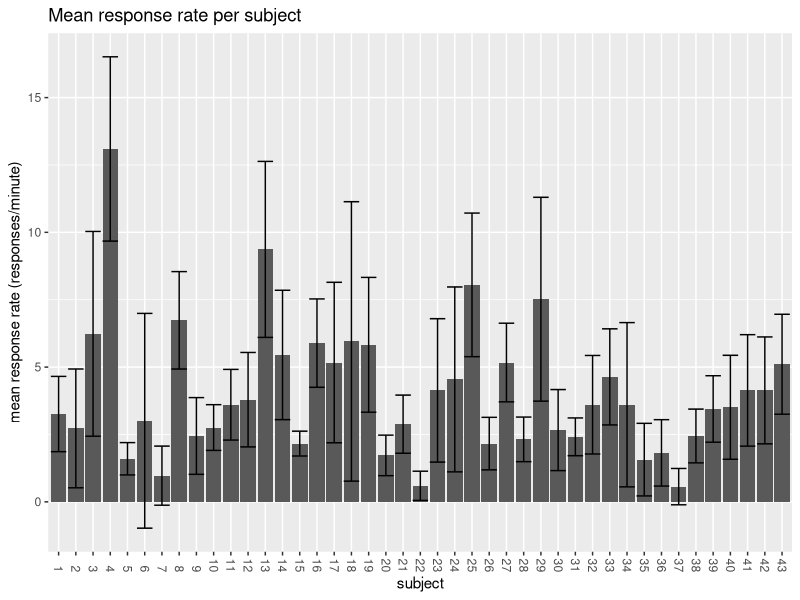
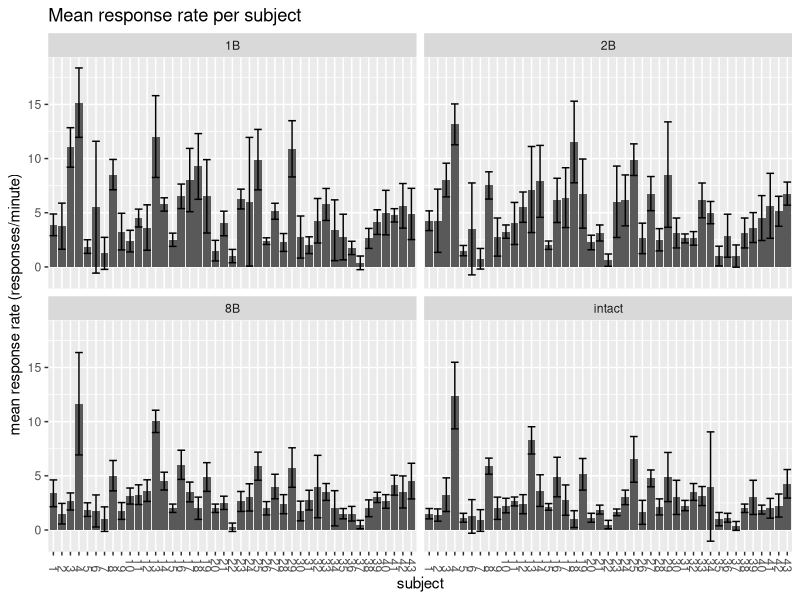
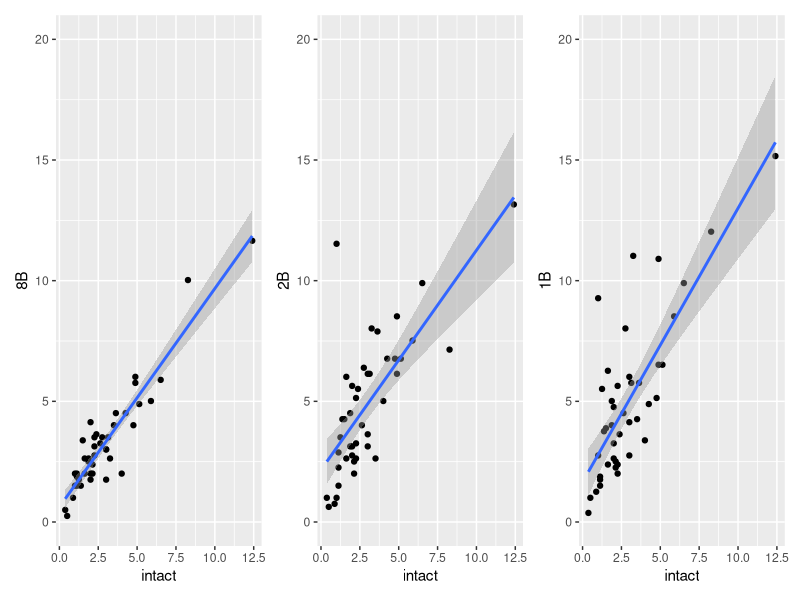
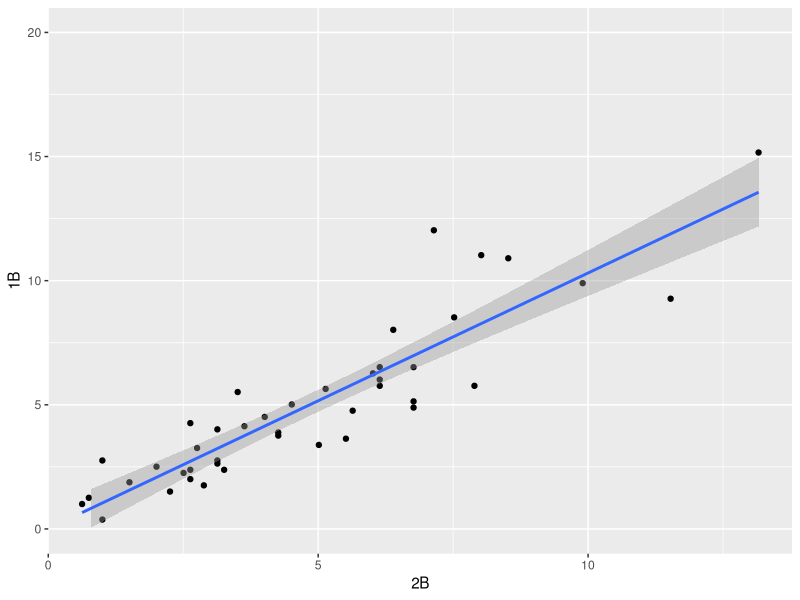
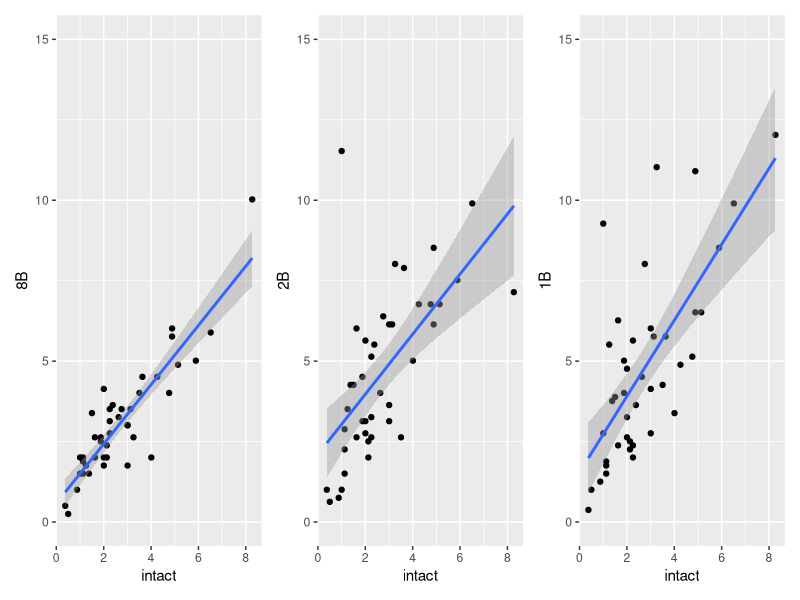
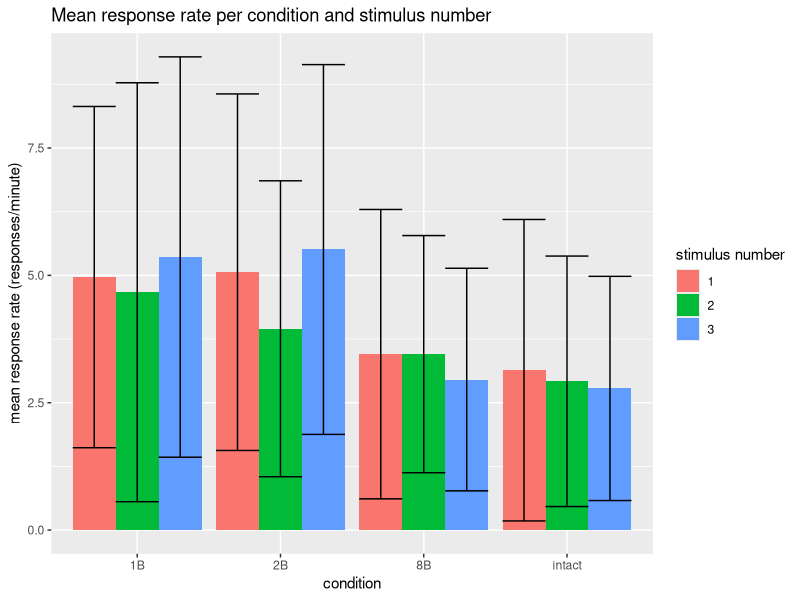
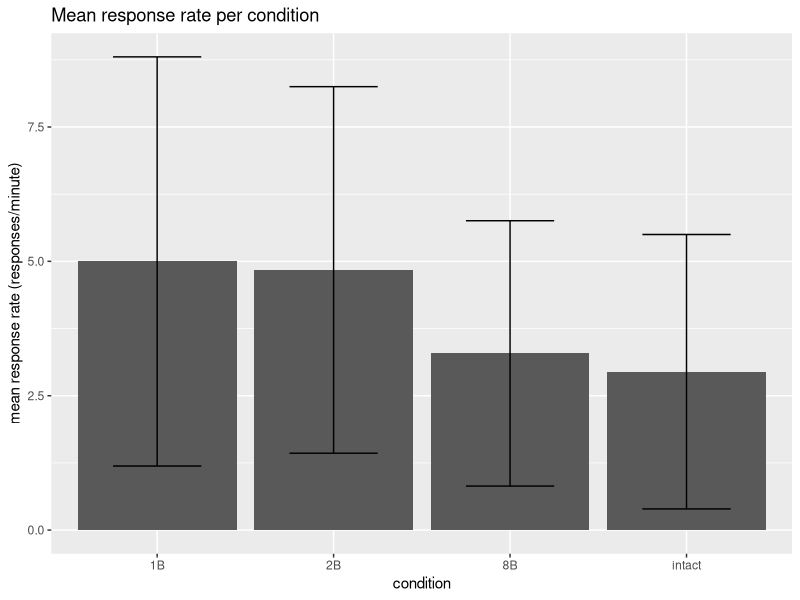
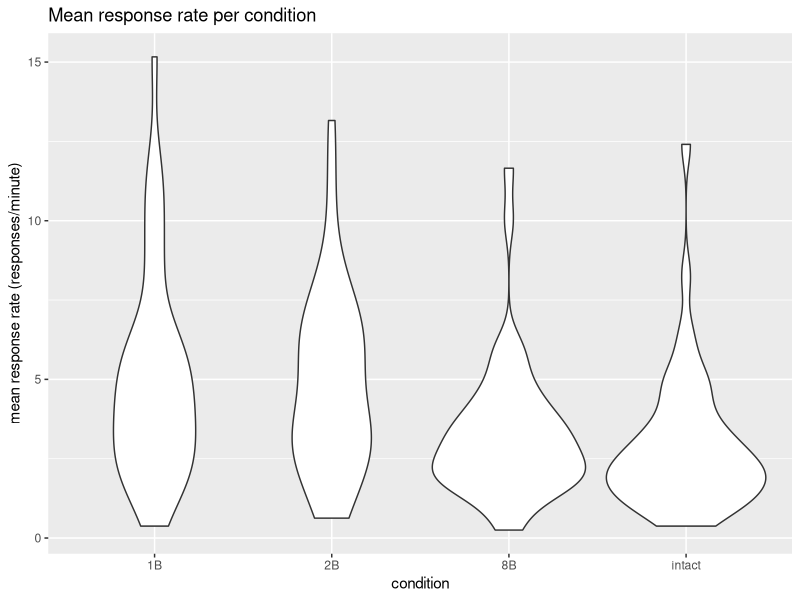

Generate these figures, in order, with R:
## ---- chunk 1
knitr::opts_chunk$set(echo = FALSE, message = FALSE)
library(tidyverse)
library(modelr)
library(magrittr)
library(patchwork)
## ---- chunk 2
data_long <- as_tibble(read_csv('data/responses_binarized_long.csv'))

# convert exp_subject_id to a factor
data_long <- mutate(data_long, exp_subject_id = as.factor(exp_subject_id))
levels(data_long$exp_subject_id) <- seq(1,43)
## ---- chunk 3
data <- data_long %>%
  group_by(exp_subject_id, scram_cond, stim_num, run) %>%
  nest(response_tbl = c(time,response)) #%>%
  #print()
## ---- chunk 4
data$response_tbl[[1]]
data$response_tbl[[1]][[2]]
## ---- chunk 5
response_rate <- data_long %>%
  group_by(exp_subject_id, scram_cond, stim_num, run) %>%
  summarize(response_count = sum(response)) %>%
  mutate(response_rate = response_count / 1.33) #%>%
  #print()
## ---- chunk 6
p_avg_rate_subj <- response_rate %>%
  group_by(exp_subject_id) %>%
  summarize(mean_rate = mean(response_rate), sd_rate = sd(response_rate)) %>%
  #print() %>%
  
  ggplot(aes(x = exp_subject_id, y = mean_rate)) +
  geom_bar(stat = 'identity') +
  geom_errorbar(aes(ymin = mean_rate - sd_rate, ymax = mean_rate + sd_rate)) +
  labs(title = "Mean response rate per subject",
       x = "subject",
       y = "mean response rate (responses/minute)") +
  theme(axis.text.x = element_text(angle = -90, vjust = 0.5, hjust = 1))
  
p_avg_rate_subj
## ---- chunk 7
p_avg_rate_subj_cond <- response_rate %>%
  group_by(exp_subject_id, scram_cond) %>%
  summarize(mean_rate = mean(response_rate), sd_rate = sd(response_rate)) %>%
  #print() %>%
  
  ggplot(aes(x = exp_subject_id, y = mean_rate)) +
  facet_wrap(vars(scram_cond), nrow=2, ncol=2) +
  geom_bar(stat = 'identity') +
  geom_errorbar(aes(ymin = mean_rate - sd_rate, ymax = mean_rate + sd_rate)) +
  labs(title = "Mean response rate per subject",
       x = "subject",
       y = "mean response rate (responses/minute)") +
  theme(axis.text.x = element_text(angle = -90, vjust = 0.5, hjust = 1))
  
p_avg_rate_subj_cond
## ---- chunk 8
response_rate_wide <- response_rate %>%
  group_by(exp_subject_id, scram_cond) %>%
  summarize(mean_rate = mean(response_rate)) %>%
  pivot_wider(names_from = scram_cond, values_from = mean_rate) #%>%
  #print()

p_8B_I <- ggplot(response_rate_wide, aes(x = intact, y = `8B`)) +
  geom_point() +
  geom_smooth(method=lm) +
  ylim(0,20)

p_2B_I <- ggplot(response_rate_wide, aes(x = intact, y = `2B`)) +
  geom_point() +
  geom_smooth(method=lm) +
  ylim(0,20)
  
p_1B_I <- ggplot(response_rate_wide, aes(x = intact, y = `1B`)) +
  geom_point() +
  geom_smooth(method=lm) +
  ylim(0,20)

p_8B_I + p_2B_I + p_1B_I
## ---- chunk 9
summary(lm(`8B` ~ intact, response_rate_wide))
summary(lm(`2B` ~ intact, response_rate_wide))
summary(lm(`1B` ~ intact, response_rate_wide))
## ---- chunk 10
p_1B_2B <- ggplot(response_rate_wide, aes(x = `2B`, y = `1B`)) +
  geom_point() +
  geom_smooth(method=lm) +
  ylim(0,20)
p_1B_2B

summary(lm(`1B` ~ `2B`, response_rate_wide))
## ---- chunk 11
response_rate_wide_no_out <- response_rate %>%
  group_by(exp_subject_id, scram_cond) %>%
  summarize(mean_rate = mean(response_rate)) %>%
  pivot_wider(names_from = scram_cond, values_from = mean_rate) %>%
  filter(intact < 10)

p_8B_I <- ggplot(response_rate_wide_no_out, aes(x = intact, y = `8B`)) +
  geom_point() +
  geom_smooth(method=lm) +
  ylim(0,15)

p_2B_I <- ggplot(response_rate_wide_no_out, aes(x = intact, y = `2B`)) +
  geom_point() +
  geom_smooth(method=lm) +
  ylim(0,15)
  
p_1B_I <- ggplot(response_rate_wide_no_out, aes(x = intact, y = `1B`)) +
  geom_point() +
  geom_smooth(method=lm) +
  ylim(0,15)

p_8B_I + p_2B_I + p_1B_I
## ---- chunk 12
summary(lm(`8B` ~ intact, response_rate_wide_no_out))
summary(lm(`2B` ~ intact, response_rate_wide_no_out))
summary(lm(`1B` ~ intact, response_rate_wide_no_out))
## ---- chunk 13
p_avg_rate_stim <- response_rate %>%
  mutate(scram_cond = as.factor(scram_cond),
         stim_num = as.factor(stim_num)) %>%
  group_by(scram_cond, stim_num) %>%
  summarize(mean_rate = mean(response_rate), sd_rate = sd(response_rate)) %>%
  #print() %>%
  
  ggplot(aes(x = scram_cond, y = mean_rate, fill = stim_num)) +
  geom_bar(stat = 'identity', position = "dodge") +
  geom_errorbar(aes(ymin = mean_rate - sd_rate, ymax = mean_rate + sd_rate),
                position = "dodge") +
  labs(title = "Mean response rate per condition and stimulus number",
       x = "condition",
       fill = "stimulus number",
       y = "mean response rate (responses/minute)")


p_avg_rate_stim
## ---- chunk 14
p_avg_rate_cond <- response_rate %>%
  mutate(scram_cond = as.factor(scram_cond)) %>%
  group_by(scram_cond) %>%
  summarize(mean_rate = mean(response_rate), sd_rate = sd(response_rate)) %>%
  #print() %>%
  
  ggplot(aes(x = scram_cond, y = mean_rate)) +
  geom_bar(stat = 'identity') +
  geom_errorbar(aes(ymin = mean_rate - sd_rate, ymax = mean_rate + sd_rate),
                width = 0.5) +
  labs(title = "Mean response rate per condition",
       x = "condition",
       y = "mean response rate (responses/minute)")

p_avg_rate_cond
## ---- chunk 15
avg_rate_cond_subject <- response_rate %>%
  mutate(scram_cond = as.factor(scram_cond)) %>%
  group_by(exp_subject_id, scram_cond) %>%
  summarize(mean_rate = mean(response_rate)) #%>%
  #print()
  
p_avg_rate_cond_subject <- avg_rate_cond_subject %>%
  ggplot(aes(x = scram_cond, y = mean_rate)) +
  geom_violin() +
  labs(title = "Mean response rate per condition",
       x = "condition",
       y = "mean response rate (responses/minute)")

p_avg_rate_cond_subject
## ---- chunk 16
dist.1B <- filter(avg_rate_cond_subject, scram_cond == '1B')$mean_rate
dist.2B <- filter(avg_rate_cond_subject, scram_cond == '2B')$mean_rate
dist.8B <- filter(avg_rate_cond_subject, scram_cond == '8B')$mean_rate
dist.intact <- filter(avg_rate_cond_subject, scram_cond == 'intact')$mean_rate

shapiro.test(dist.1B)
shapiro.test(dist.2B)
shapiro.test(dist.8B)
shapiro.test(dist.intact)
## ---- chunk 17
wilcox.test(dist.1B, dist.2B, paired = TRUE)
wilcox.test(dist.8B, dist.intact, paired = TRUE)
## ---- chunk 18
p_I_1_r2 <- data_long %>%
  filter(scram_cond == 'intact', stim_num == 1, run == 2) %>%
  
  ggplot(aes(x = time, y = exp_subject_id, fill = response)) +
  geom_tile(color = "black") +
  labs(x = "seconds", y = "subject")
  
p_I_1_r2
## ---- chunk 19
p_sum_resp <- data_long %>%
  group_by(scram_cond, stim_num, run, time) %>%
  summarize(sum_resp = sum(response)) %>%
  filter(run == 2) %>%
  
  ggplot(aes(x = time, y = scram_cond, fill = sum_resp)) +
  facet_grid(cols = vars(stim_num)) +
  geom_tile(color = "black") +
  labs(x = "seconds", y = "condition")

p_sum_resp
## ---- chunk 20
compute_isc <- function(data, stim){
  # stim contains c(condition, stimulus number, run)
  
  n_subj <- length(levels(data$exp_subject_id))
  isc_vals <- vector(length=n_subj)
  
  # loop through all subjects
  for (sub in seq(n_subj)){ # this works because subjects are labeled 1 to 43
    this_sub_data <- data %>%
      filter(exp_subject_id == sub,
             scram_cond == stim[1],
             stim_num == stim[2],
             run == stim[3])
    
    # for testing bootstrap, permute
    #perms <- permute(this_sub_data, 1, response)
    
    avg_others_data <- data %>%
      filter(exp_subject_id != sub,
             scram_cond == stim[1],
             stim_num == stim[2],
             run == stim[3]) %>%
      group_by(time) %>%
      summarize(avg_resp = mean(response))
    
    isc_vals[sub] <- cor(this_sub_data$response,avg_others_data$avg_resp)
    #isc_vals[sub] <- cor(this_sub_data$response[perms$perm[[1]]$idx],
    #                     avg_others_data$avg_resp)
    
  }
  
  return(mean(isc_vals))
  
}

compute_null_dist <- function(data, stim, n_samples) {
  # create array (n_subj x n_samples)
  n_subj <- length(levels(data$exp_subject_id))
  null_dist <- matrix(0, nrow=n_subj, ncol=n_samples)
  
  # loop through all subjects
  for (sub in seq(n_subj)){
    # compute average over other subjects
    avg_others_data <- data %>%
      filter(exp_subject_id != sub,
             scram_cond == stim[1],
             stim_num == stim[2],
             run == stim[3]) %>%
      group_by(time) %>%
      summarize(avg_resp = mean(response))
    
    # get this subject's data
    this_sub_data <- data %>%
      filter(exp_subject_id == sub,
             scram_cond == stim[1],
             stim_num == stim[2],
             run == stim[3])
    
    # create permutations
    perms <- permute(this_sub_data, n_samples, response)
    
    # loop through number of samples
    for (n in seq(n_samples)){
      null_dist[sub,n] <- cor(this_sub_data$response[perms$perm[[n]]$idx],
                              avg_others_data$avg_resp)
      
    }
  
  }

  return(colMeans(null_dist))
  
}
  

compare_true_to_null <- function(data, stim, n_samples){
  # compute true ISC
  true_avg_isc <- compute_isc(data, stim)
  print(true_avg_isc)
  
  # perform n permutations
  null_dist <- compute_null_dist(data, stim, n_samples)
  print(null_dist)
  
  # compute z-score of true value in comparison to null distribution
  print(pnorm(true_avg_isc, mean=mean(null_dist), sd=sd(null_dist)))
  
}

# test
test_stim <- c('intact',1,2) 
compare_true_to_null(data_long,test_stim,100)

## ---- chunk 21
gt_periodic <- as_tibble(read_csv('data/ground_truth_phrase_boundaries_periodic.csv'))
print(gt_periodic)

gt_tracked <- as_tibble(read_csv('data/ground_truth_phrase_boundaries_tracked.csv'))
print(gt_tracked)
